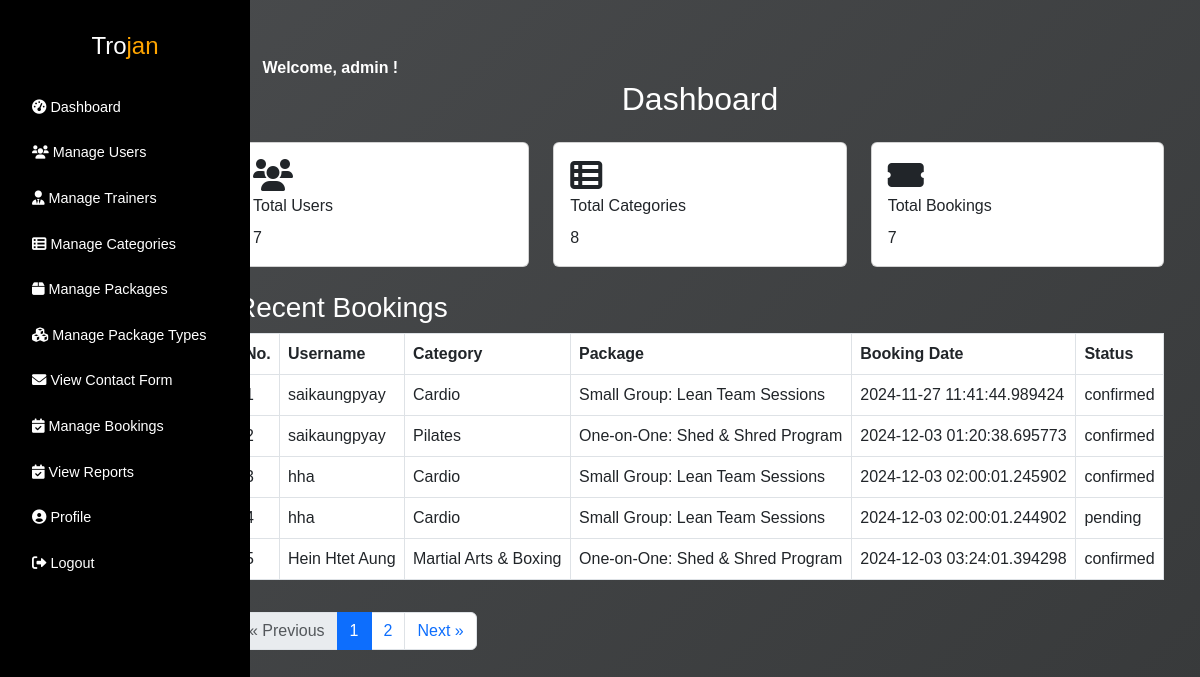
Screenshot of /admin/dashboard (signed in) with the database file from the repository.
### tables this page shows
CREATE TABLE "bookings" (
	"bookingid"	INTEGER,
	"userid"	INT,
	"categoryid"	INT,
	"categoryname"	VARCHAR(255),
	"packagesid"	INT,
	"packagename"	VARCHAR(255),
	"packagetypeid"	INT,
	"packagetypename"	VARCHAR(255),
	"booking_date"	DATETIME DEFAULT CURRENT_TIMESTAMP,
	"total_price"	DECIMAL(10, 2),
	"status"	VARCHAR(50),
	"invoice_path"	VARCHAR(255),
	"username"	VARCHAR(255),
	"payment_method"	VARCHAR(50),
	"payment_date"	DATETIME,
	"payment_amount"	DECIMAL(10, 2),
	"payment_status"	VARCHAR(20) DEFAULT 'pending',
	"trainerid"	INTEGER,
	"timeid"	INT, trainername VARCHAR(255), name TEXT NOT NULL DEFAULT '', description TEXT NOT NULL DEFAULT '',
	PRIMARY KEY("bookingid" AUTOINCREMENT),
	FOREIGN KEY("categoryid") REFERENCES "categories"("categoryid"),
	FOREIGN KEY("packagesid") REFERENCES "packages"("packagesid"),
	FOREIGN KEY("packagetypeid") REFERENCES "package_types"("packagetypeid"),
	FOREIGN KEY("timeid") REFERENCES "times"("timeid"),
	FOREIGN KEY("trainerid") REFERENCES "trainers"("trainerid"),
	FOREIGN KEY("userid") REFERENCES "users"("userid")
);

CREATE TABLE "users" (
	"userid"	INTEGER,
	"username"	VARCHAR(255) NOT NULL,
	"useremail"	VARCHAR(255) NOT NULL UNIQUE,
	"userpassword"	VARCHAR(255) NOT NULL,
	"userprofile_photo"	VARCHAR(255) DEFAULT NULL,
	"security_key"	VARCHAR(255),
	"registration_date"	DATETIME,
	PRIMARY KEY("userid" AUTOINCREMENT)
);

CREATE TABLE "categories" (
	"categoryid"	INTEGER,
	"categoryname"	VARCHAR(255) NOT NULL,
	"categorystatus"	VARCHAR(100),
	"poster"	TEXT DEFAULT NULL,
	"video"	TEXT DEFAULT NULL,
	PRIMARY KEY("categoryid" AUTOINCREMENT)
);

### app.py (the view)
@app.route("/admin/dashboard")
def admindashboard():
    if 'adminid' in session:
        adminname = session.get('adminname')
        adminid = session.get('adminid')
        connection = sqlite3.connect('Trojan.db')
        connection.row_factory = sqlite3.Row
        cursor = connection.cursor()
        try:
            total_users = cursor.execute("SELECT COUNT(*) FROM users").fetchone()[0]
            total_categories = cursor.execute("SELECT COUNT(*) FROM categories").fetchone()[0]
            total_bookings = cursor.execute("SELECT COUNT(*) FROM bookings").fetchone()[0]
            page = request.args.get('page', 1, type=int)  # Current page from query string
            per_page = 5  # Rows per page
            offset = (page - 1) * per_page  # Calculate offset
            if offset >= total_bookings and page != 1:
                flash("Invalid page number.", "warning")
                return redirect(url_for('admindashboard', page=1))
            bookings = cursor.execute("""
                SELECT
                    users.username AS username,
                    categories.categoryname AS categoryname,
                    bookings.packagename AS packagename,
                    bookings.booking_date AS booking_date,
                    bookings.status AS status
                FROM bookings
                JOIN users ON bookings.userid = users.userid
                JOIN categories ON bookings.categoryid = categories.categoryid
                LIMIT ? OFFSET ?
            """, (per_page, offset)).fetchall()
            total_pages = (total_bookings + per_page - 1) // per_page
            start_page = max(1, page - 1)
            end_page = min(total_pages, page + 1)
            page_range = list(range(start_page, end_page + 1))
        except Exception as e:
            print("Error:", e)  # Debug information
            bookings, total_pages, page, page_range = [], 0, 1, []
        finally:
            connection.close()
        return render_template(
            "admindashboard.html",
            adminname=adminname,
            adminid=adminid,
            total_users=total_users,
            total_categories=total_categories,
            total_bookings=total_bookings,
            bookings=bookings,
            current_page=page,
            total_pages=total_pages,
            page_range=page_range
        )
    return redirect(url_for('admin_login'))

### templates/admindashboard.html (shortened to what this page needs)
{% extends "layout.html" %} {% block title %}Dashboard{% endblock %}  {% block content %}
<div class="container mt-4">
  {% if adminid %}
  <div class="username">
    <span style="color: white">
      <span style="font-weight: bold">Welcome, {{ adminname }}!</span>
    </span>
  </div>
  {% endif %}
  <h2 class="text-center mb-4 dashboardtitle" style="color: white">
    Dashboard
  </h2>
  <div class="row">
    <div class="col-12 col-md-4 mb-4">
      <div class="card">
        <div class="card-body">
          <i class="fas fa-users fa-2x"></i>
          <p class="card-title">Total Users</p>
          <p class="card-text">{{ total_users }}</p>
        </div>
      </div>
    </div>
    <div class="col-12 col-md-4 mb-4">
      <div class="card">
        <div class="card-body">
          <i class="fas fa-th-list fa-2x"></i>
          <p class="card-title">Total Categories</p>
          <p class="card-text">{{ total_categories }}</p>
        </div>
      </div>
    </div>
    <div class="col-12 col-md-4 mb-4">
      <div class="card">
        <div class="card-body">
          <i class="fas fa-ticket-alt fa-2x"></i>
          <p class="card-title">Total Bookings</p>
          <p class="card-text">{{ total_bookings }}</p>
        </div>
      </div>
    </div>
  </div>
  <h3 class="tabletitle" style="color: white">Recent Bookings</h3>
  <div class="table-responsive">
    <table class="table table-bordered">
      <thead>
        <tr>
          <th>No.</th>
          <th>Username</th>
          <th>Category</th>
          <th>Package</th>
          <th>Booking Date</th>
          <th>Status</th>
        </tr>
      </thead>
      <tbody>
        {% if bookings %} {% for booking in bookings %}
        <tr>
          <td>{{ loop.index + (current_page - 1) * 10 }}</td>
          <td>{{ booking.username }}</td>
          <td>{{ booking.categoryname }}</td>
          <td>{{ booking.packagename }}</td>
          <td>{{ booking.booking_date }}</td>
          <td>{{ booking.status }}</td>
        </tr>
        {% endfor %} {% else %}
        <tr>
          <td colspan="6" class="text-center">No bookings found.</td>
        </tr>
        {% endif %}
      </tbody>
    </table>
  </div>
  <div class="row mt-3">
    <div class="col-12">
      <nav aria-label="Page navigation">
        <ul class="pagination">
          <li class="page-item {% if current_page == 1 %}disabled{% endif %}">
            <a
              class="page-link"
              href="{{ url_for('admindashboard', page=current_page - 1) }}"
              aria-label="Previous"
            >
              <span aria-hidden="true">&laquo;</span> Previous
            </a>
          </li>
          {% for page_num in page_range %}
          <li
            class="page-item {% if page_num == current_page %}active{% endif %}"
          >
            <a
              class="page-link"
              href="{{ url_for('admindashboard', page=page_num) }}"
              >{{ page_num }}</a
            >
          </li>
          {% endfor %}
          <li
            class="page-item {% if current_page == total_pages %}disabled{% endif %}"
          >
            <a
              class="page-link"
              href="{{ url_for('admindashboard', page=current_page + 1) }}"
              aria-label="Next"
            >
              Next <span aria-hidden="true">&raquo;</span>
            </a>
          </li>
        </ul>
      </nav>
    </div>
  </div>
</div>
{% endblock %}

### static/css/layout.css (style rules this page uses)
body { font-family: Arial, sans-serif; margin: 0; background: linear-gradient(135deg, #4a4c4e 0%, #37393a 100%) no-repeat center center fixed; }

### rows the page displays
bookings: username "saikaungpyay", categoryname "Cardio", packagename "Small Group: Lean Team Sessions", booking_date "2024-11-27 11:41:44.989424", status "confirmed"
bookings: username "saikaungpyay", categoryname "Pilates", packagename "One-on-One: Shed & Shred Program", booking_date "2024-12-03 01:20:38.695773", status "confirmed"
bookings: username "hha", categoryname "Cardio", packagename "Small Group: Lean Team Sessions", booking_date "2024-12-03 02:00:01.245902", status "confirmed"
bookings: username "hha", categoryname "Cardio", packagename "Small Group: Lean Team Sessions", booking_date "2024-12-03 02:00:01.244902", status "pending"
bookings: username "Hein Htet Aung", categoryname "Martial Arts & Boxing", packagename "One-on-One: Shed & Shred Program", booking_date "2024-12-03 03:24:01.394298", status "confirmed"

### other values shown
{{ adminname }} "admin"
{{ total_users }} "7"
{{ total_categories }} "8"
{{ total_bookings }} "7"
{{ page_num }} "1" "2"
